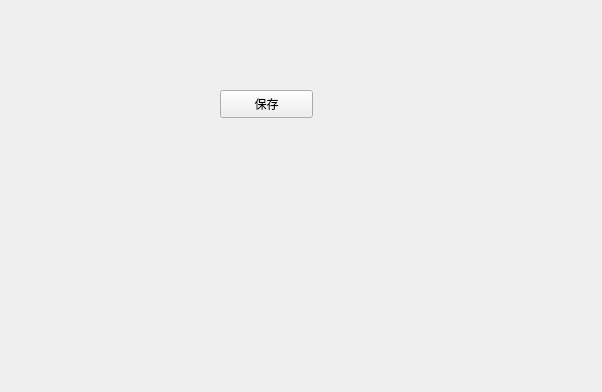
<?xml version="1.0" encoding="UTF-8"?>
<ui version="4.0">
 <class>Regedit</class>
 <widget class="QWidget" name="Regedit">
  <property name="geometry">
   <rect>
    <x>0</x>
    <y>0</y>
    <width>602</width>
    <height>392</height>
   </rect>
  </property>
  <property name="windowTitle">
   <string>Form</string>
  </property>
  <widget class="QPushButton" name="saveBtn">
   <property name="geometry">
    <rect>
     <x>220</x>
     <y>90</y>
     <width>93</width>
     <height>28</height>
    </rect>
   </property>
   <property name="text">
    <string>保存</string>
   </property>
  </widget>
 </widget>
 <resources/>
 <connections/>
</ui>
